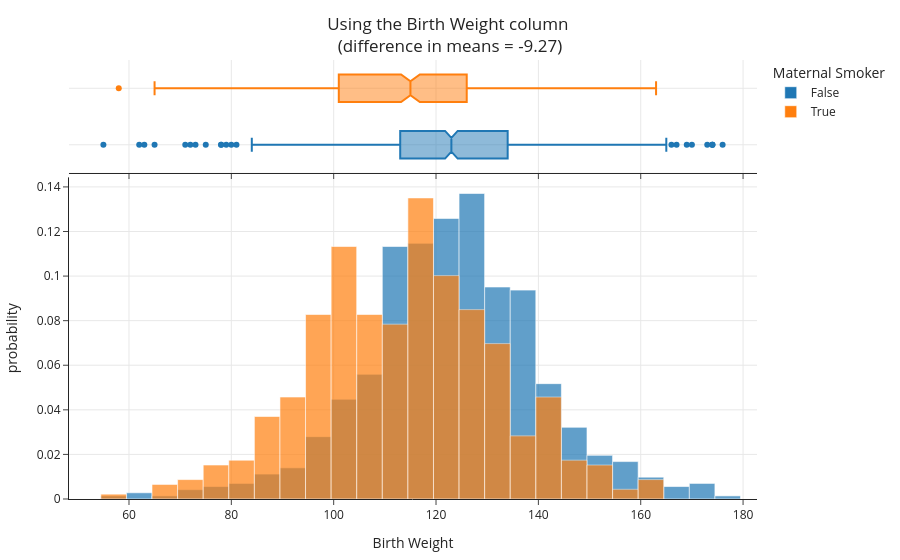
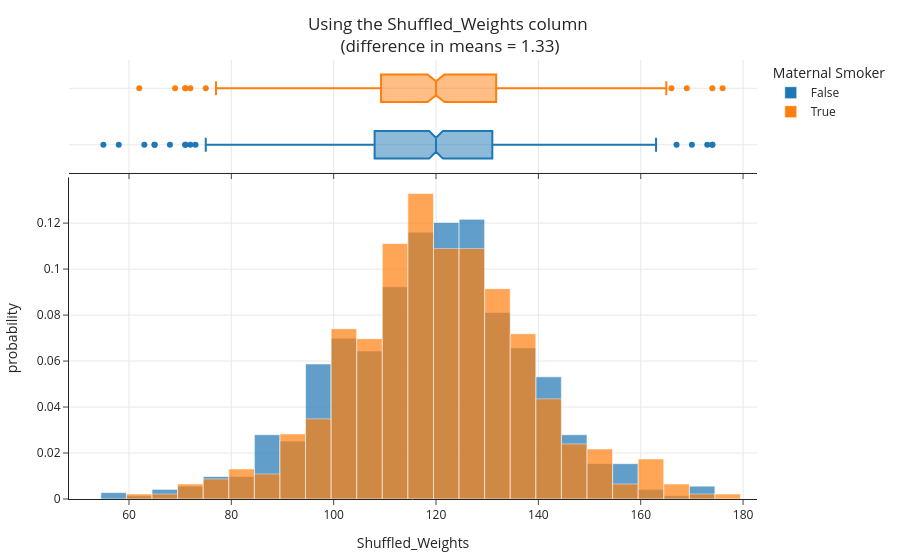

The cell these charts' notebook holds for them, in order:
### Markdown cell above
Let's visualize both pairs of distributions – what do you notice?

### Code cell
for x in ['Birth Weight', 'Shuffled_Weights']:
    diff = group_means.loc[True, x] - group_means.loc[False, x]
    fig = px.histogram(
        with_shuffled, x=x, color='Maternal Smoker', histnorm='probability', marginal='box', 
        title=f"Using the {x} column <br>(difference in means = {diff:.2f})",
        barmode='overlay', opacity=0.7)
    fig.update_layout(margin=dict(t=60))
    fig.show()

### Figure 1 — Plotly figure (JSON) as saved in the notebook; plotly's stock layout.template omitted (floating-point values rounded to 4 significant figures; data arrays with more than 128 entries replaced by an {"elided": "..."} marker saying what was removed)
{"data": [{"alignmentgroup": "True", "bingroup": "x", "histnorm": "probability", "hovertemplate": "Maternal Smoker=False<br>Birth Weight=%{x}<br>probability=%{y}<extra></extra>", "legendgroup": "False", "marker": {"color": "#1F77B4", "opacity": 0.7, "pattern": {"shape": ""}}, "name": "False", "offsetgroup": "False", "orientation": "v", "showlegend": true, "type": "histogram", "x": {"elided": "715 int values"}, "xaxis": "x", "yaxis": "y"}, {"alignmentgroup": "True", "hovertemplate": "Maternal Smoker=False<br>Birth Weight=%{x}<extra></extra>", "legendgroup": "False", "marker": {"color": "#1F77B4"}, "name": "False", "notched": true, "offsetgroup": "False", "showlegend": false, "type": "box", "x": {"elided": "715 int values"}, "xaxis": "x2", "yaxis": "y2"}, {"alignmentgroup": "True", "bingroup": "x", "histnorm": "probability", "hovertemplate": "Maternal Smoker=True<br>Birth Weight=%{x}<br>probability=%{y}<extra></extra>", "legendgroup": "True", "marker": {"color": "#FF7F0E", "opacity": 0.7, "pattern": {"shape": ""}}, "name": "True", "offsetgroup": "True", "orientation": "v", "showlegend": true, "type": "histogram", "x": {"elided": "459 int values"}, "xaxis": "x", "yaxis": "y"}, {"alignmentgroup": "True", "hovertemplate": "Maternal Smoker=True<br>Birth Weight=%{x}<extra></extra>", "legendgroup": "True", "marker": {"color": "#FF7F0E"}, "name": "True", "notched": true, "offsetgroup": "True", "showlegend": false, "type": "box", "x": {"elided": "459 int values"}, "xaxis": "x2", "yaxis": "y2"}], "layout": {"autosize": true, "barmode": "overlay", "legend": {"title": {"text": "Maternal Smoker"}, "tracegroupgap": 0}, "margin": {"t": 60}, "title": {"text": "Using the Birth Weight column <br>(difference in means = -9.27)"}, "xaxis": {"anchor": "y", "autorange": true, "domain": [0, 1], "range": [48.28, 182.7], "title": {"text": "Birth Weight"}, "type": "linear"}, "xaxis2": {"anchor": "y2", "autorange": true, "domain": [0, 1], "matches": "x", "range": [48.28, 182.7], "showticklabels": false, "type": "linear"}, "yaxis": {"anchor": "x", "autorange": true, "domain": [0, 0.7326], "range": [0, 0.1443], "title": {"text": "probability"}}, "yaxis2": {"anchor": "x2", "autorange": true, "domain": [0.7426, 1], "matches": "y2", "range": [-0.5, 1.5], "showline": false, "showticklabels": false, "ticks": "", "type": "category"}}}

### Figure 2 — Plotly figure (JSON) as saved in the notebook; plotly's stock layout.template omitted (floating-point values rounded to 4 significant figures; data arrays with more than 128 entries replaced by an {"elided": "..."} marker saying what was removed)
{"data": [{"alignmentgroup": "True", "bingroup": "x", "histnorm": "probability", "hovertemplate": "Maternal Smoker=False<br>Shuffled_Weights=%{x}<br>probability=%{y}<extra></extra>", "legendgroup": "False", "marker": {"color": "#1F77B4", "opacity": 0.7, "pattern": {"shape": ""}}, "name": "False", "offsetgroup": "False", "orientation": "v", "showlegend": true, "type": "histogram", "x": {"elided": "715 int values"}, "xaxis": "x", "yaxis": "y"}, {"alignmentgroup": "True", "hovertemplate": "Maternal Smoker=False<br>Shuffled_Weights=%{x}<extra></extra>", "legendgroup": "False", "marker": {"color": "#1F77B4"}, "name": "False", "notched": true, "offsetgroup": "False", "showlegend": false, "type": "box", "x": {"elided": "715 int values"}, "xaxis": "x2", "yaxis": "y2"}, {"alignmentgroup": "True", "bingroup": "x", "histnorm": "probability", "hovertemplate": "Maternal Smoker=True<br>Shuffled_Weights=%{x}<br>probability=%{y}<extra></extra>", "legendgroup": "True", "marker": {"color": "#FF7F0E", "opacity": 0.7, "pattern": {"shape": ""}}, "name": "True", "offsetgroup": "True", "orientation": "v", "showlegend": true, "type": "histogram", "x": {"elided": "459 int values"}, "xaxis": "x", "yaxis": "y"}, {"alignmentgroup": "True", "hovertemplate": "Maternal Smoker=True<br>Shuffled_Weights=%{x}<extra></extra>", "legendgroup": "True", "marker": {"color": "#FF7F0E"}, "name": "True", "notched": true, "offsetgroup": "True", "showlegend": false, "type": "box", "x": {"elided": "459 int values"}, "xaxis": "x2", "yaxis": "y2"}], "layout": {"autosize": true, "barmode": "overlay", "legend": {"title": {"text": "Maternal Smoker"}, "tracegroupgap": 0}, "margin": {"t": 60}, "title": {"text": "Using the Shuffled_Weights column <br>(difference in means = 1.33)"}, "xaxis": {"anchor": "y", "autorange": true, "domain": [0, 1], "range": [48.28, 182.7], "title": {"text": "Shuffled_Weights"}, "type": "linear"}, "xaxis2": {"anchor": "y2", "autorange": true, "domain": [0, 1], "matches": "x", "range": [48.28, 182.7], "showticklabels": false, "type": "linear"}, "yaxis": {"anchor": "x", "autorange": true, "domain": [0, 0.7326], "range": [0, 0.1399], "title": {"text": "probability"}}, "yaxis2": {"anchor": "x2", "autorange": true, "domain": [0.7426, 1], "matches": "y2", "range": [-0.5, 1.5], "showline": false, "showticklabels": false, "ticks": "", "type": "category"}}}
